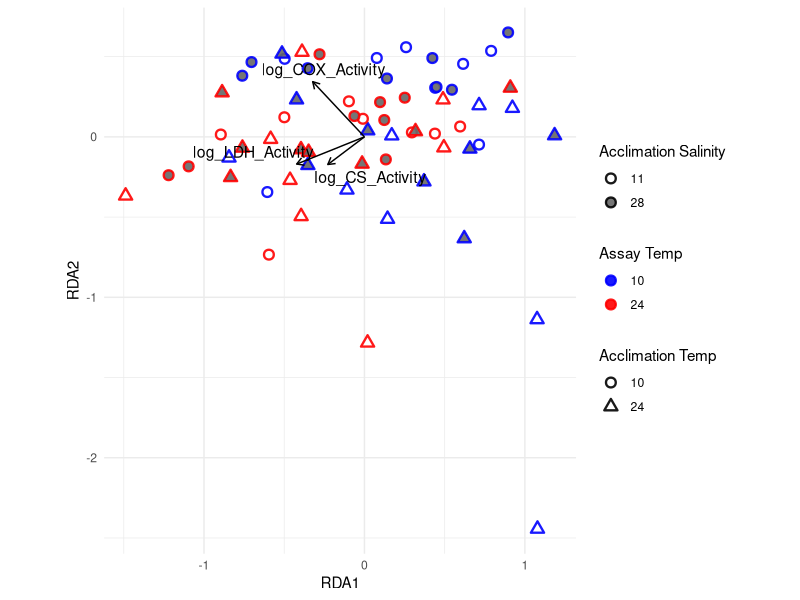

Source code (R):
## ---- chunk 1
knitr::opts_chunk$set(echo = TRUE)
## ---- chunk 2
library(tidyverse)
library(vegan)
library(ggrepel)
## ---- chunk 3
killi_rda <- read_csv("../Data_Set/HS_MD_killifish.csv")

str(killi_rda)
## ---- chunk 4
killi_rda <- killi_rda %>%
  mutate(across(c(Assay_Temperature,
                  Acclimation_Temperature,
                  Acclimation_Salinity),
                as.factor))

killi_rda$Fish_ID <- as.character(killi_rda$Fish_ID)

str(killi_rda)
## ---- chunk 5
killi_rda <- killi_rda %>%
  mutate(across(c(CS_Activity, COX_Activity, LDH_Activity),
                ~log(.x),
                .names = "log_{.col}"))
## ---- chunk 6
response_matrix <- killi_rda %>%
  select(log_CS_Activity, log_COX_Activity, log_LDH_Activity)
## ---- chunk 7
rda_model <- rda(response_matrix ~ Assay_Temperature +
                                   Acclimation_Temperature +
                                   Acclimation_Salinity,
                 data = killi_rda)
## ---- chunk 8
print(
  summary(rda_model)
    )
## ---- chunk 9
print(
  anova(rda_model, permutations = how(blocks = killi_rda$Fish_ID))
    )
## ---- chunk 10
print(
  anova(rda_model, by = "axis",
      permutations = how(blocks = killi_rda$Fish_ID))
    )
## ---- chunk 11
print(
  anova(rda_model, by = "terms",
      permutations = how(blocks = killi_rda$Fish_ID))
    )
## ---- chunk 12
sites <- scores(rda_model, display = "sites", scaling = 2)
species <- scores(rda_model, display = "species", scaling = 2)

sites <- as.data.frame(sites)
species <- as.data.frame(species)

species$label <- rownames(species)

sites$Assay_Temperature <- killi_rda$Assay_Temperature
sites$Acclimation_Temperature <- killi_rda$Acclimation_Temperature
sites$Acclimation_Salinity <- killi_rda$Acclimation_Salinity
## ---- chunk 13
library(ggrepel)

ggplot(sites, aes(RDA1, RDA2)) +
  
  geom_point(aes(
    color = Assay_Temperature,
    fill = Acclimation_Salinity,
    shape = Acclimation_Temperature
  ),
  size = 2.5,
  stroke = 1.2,
  alpha = 0.9) +
  
  scale_color_manual(values = c("10" = "blue",
                                "24" = "red")) +
  
  scale_shape_manual(values = c("10" = 21,
                               "24" = 24)) +
  
  scale_fill_manual(values = c("28" = "grey40",
                              "11" = "white")) +
  
  # RESPONSE VECTORS (arrows)
  geom_segment(data = species,
               aes(x = 0, y = 0,
                   xend = RDA1, yend = RDA2),
               arrow = arrow(length = unit(0.2, "cm")),
               color = "black") +
  
  geom_text_repel(data = species,
                  aes(x = RDA1, y = RDA2, label = label),
                  size = 4) +
  
  guides(
    fill = guide_legend(override.aes = list(shape = 21, colour = "black"))
  ) +
  
  theme_minimal() +
  coord_equal() +
  
  labs(
    color = "Assay Temp",
    shape = "Acclimation Temp",
    fill = "Acclimation Salinity"
  )
